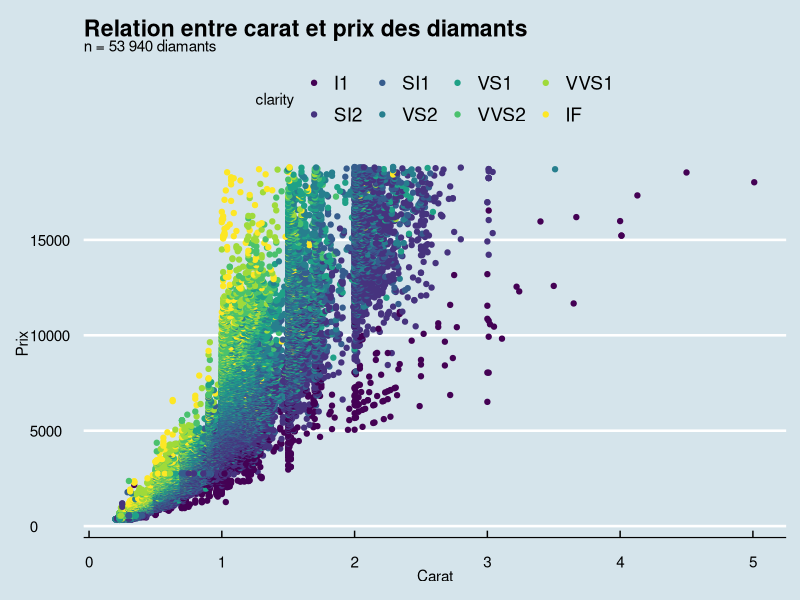

Here is the R script that generated this plot:
# Session 4

# Les paquets R

# install.packages("tidyverse")

library(tidyverse)

# install.packages("ggthemes")

library(ggthemes)


# répértoire de travail

setwd("/Users/domus_julian/Documents/GitHub/intro-a-R/code")

# jeux de données intégrés

data(iris)

dim(iris)

str(iris)


data(mtcars)

?mtcars

str(mtcars)

mean(mtcars$mpg)


glimpse(mtcars)


data(diamonds)

?diamonds

dim(diamonds)

names(diamonds)

# ggplot avec l'exemple diamonds

library(ggthemes)

ggplot(data = diamonds,
       mapping = aes(x = carat, 
                     y = price,
                     color = clarity)) +
  geom_point() +
  labs(title = "Relation entre carat et prix des diamants",
       subtitle = "n = 53 940 diamants",
       y = "Prix",
       x = "Carat") +
  theme_economist()






